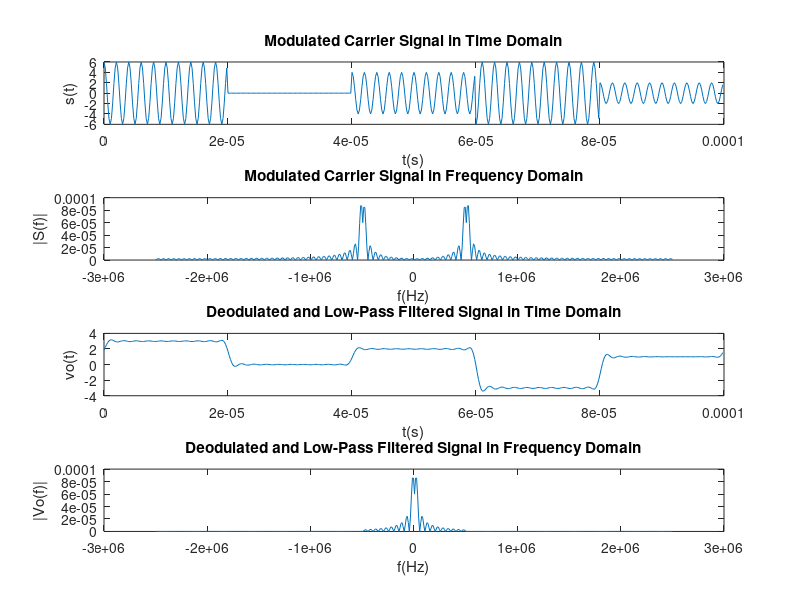

The MATLAB script that drew this image:
close all
clear all
clc

m = [6, 0, 4, -6, 2]; %the message
fc = 500e3; %carrier frequency
fm = fc/10; %message frequency

fs = 10*fc;
dT = 1/fs;
t = 0:dT:(length(m)/fm)-dT;
last = (length(m)/fm);

xc = cos(2*pi*fc*t); %carrier signal
W = linspace(-pi, pi, length(xc));
w = W/dT;
f = w/2/pi;
lo = cos((2*pi*fc*t) + (pi/3)); %local oscillator

xm = [];
for ii=1:length(m)
    xm=[xm m(ii)*ones(1,length(t)/length(m))];
end

s = xm .* xc; %modulated signal - transmitted signal
S = fftshift(fft(s,length(s))*dT);
v = s .* lo; %modulated signal - receiving signal
V = fftshift(fft(v, length(v))*dT);

H = 2*(abs(f) < fc);
Vo_f = H.*V;
vo_t = ifft(fftshift(Vo_f))/dT;

figure()
subplot(411)
plot(t, s)
xlabel('t(s)')
ylabel('s(t)')
title('Modulated Carrier Signal in Time Domain')

subplot(412)
plot(f, abs(S))
xlabel('f(Hz)')
ylabel('|S(f)|')
title('Modulated Carrier Signal in Frequency Domain')

subplot(413)
plot(t,vo_t)
xlabel(t)
xlabel('t(s)')
ylabel('vo(t)')
title('Deodulated and Low-Pass Filtered Signal in Time Domain')

subplot(414)
plot(f,abs(Vo_f))
xlabel('f(Hz)')
ylabel('|Vo(f)|')
title('Deodulated and Low-Pass Filtered Signal in Frequency Domain')